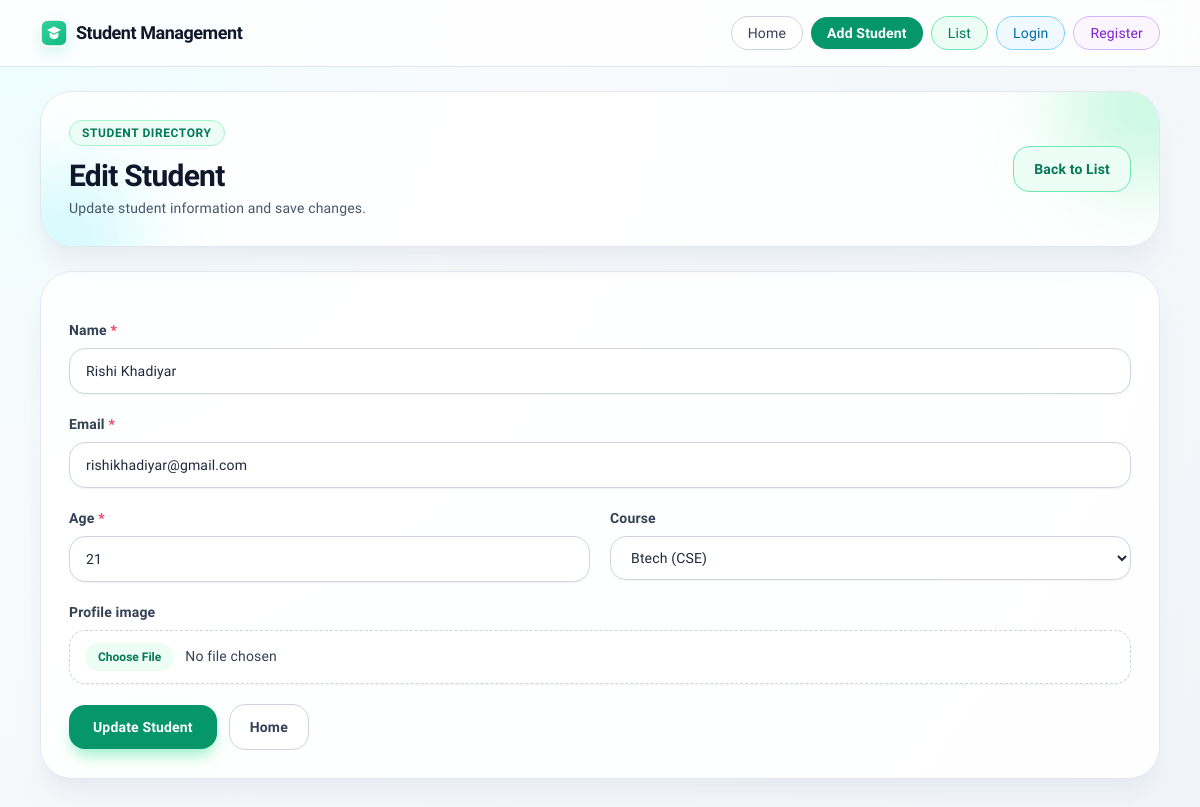
Page /edit/1/ on the committed database.
### students/models.py (models this page shows, shortened)
class Student(models.Model):
    name = models.CharField(max_length=100)
    email = models.EmailField()
    age = models.IntegerField()
    course = models.ForeignKey(Course, on_delete=models.CASCADE, null=True)
    created_by = models.ForeignKey(settings.AUTH_USER_MODEL, on_delete=models.CASCADE, null=True, blank=True)
    profile_image = models.ImageField(upload_to='students/profile_images/', blank=True, null=True)

### students/views.py (the view, shortened to what this page needs)
# urls.py: path('edit/<int:pk>/', views.StudentUpdateView.as_view(), name='edit_student'),
class StudentUpdateView(UpdateView):
    model = Student
    form_class = StudentForm
    template_name = "student_form.html"
    success_url = reverse_lazy("student_list")
    def get_context_data(self, **kwargs):
        context = super().get_context_data(**kwargs)
        context["form_title"] = "Edit Student"
        context["submit_label"] = "Update Student"
        context["form_subtitle"] = "Update student information and save changes."
        return context

### students/models.py (called while the page is built)
    def __str__(self):
        return self.name

### students/templates/student_form.html (shortened to what this page needs)
{% extends "base.html" %}
{% block content %}
<section class="space-y-6">
    <div class="relative overflow-hidden rounded-[2rem] border border-slate-200 bg-white/90 p-7 shadow-xl shadow-slate-200/70">
        <div class="pointer-events-none absolute -right-16 -top-16 h-40 w-40 rounded-full bg-emerald-200/60 blur-2xl"></div>
        <div class="pointer-events-none absolute -bottom-16 -left-12 h-36 w-36 rounded-full bg-cyan-200/50 blur-2xl"></div>
        <div class="relative flex flex-wrap items-center justify-between gap-4">
            <div>
                <span class="inline-block rounded-full border border-emerald-200 bg-emerald-50 px-3 py-1 text-xs font-semibold uppercase tracking-wider text-emerald-700">
                    Student Directory
                </span>
                <h1 class="mt-3 text-3xl font-extrabold tracking-tight text-slate-900">
                    {% if form_title %}
                        {{ form_title }}
                    {% elif object %}
                        Edit Student
                    {% else %}
                        Add Student
                    {% endif %}
                </h1>
                <p class="mt-1 text-sm text-slate-600">
                    {% if form_subtitle %}
                        {{ form_subtitle }}
                    {% elif object %}
                        Update student information and save changes.
                    {% else %}
                        Fill student details to add a new record.
                    {% endif %}
                </p>
            </div>
            <a href="{% url 'student_list' %}" class="inline-flex items-center justify-center rounded-2xl border border-emerald-300 bg-emerald-50 px-5 py-3 text-sm font-bold text-emerald-700 transition hover:bg-emerald-100">
                Back to List
            </a>
        </div>
    </div>
    <div class="overflow-hidden rounded-[2rem] border border-slate-200 bg-white/90 p-7 shadow-xl shadow-slate-200/70">
        <form method="POST" enctype="multipart/form-data" class="space-y-5" novalidate>
            <div class="grid grid-cols-1 gap-5 md:grid-cols-2">
            {% for field in form %}
            <div class="{% if field.name == 'name' or field.name == 'email' or field.name == 'profile_image' %}md:col-span-2{% else %}md:col-span-1{% endif %}">
                <label for="{{ field.id_for_label }}" class="mb-2 block text-sm font-semibold text-slate-700">
                    {{ field.label }}
                    {% if field.field.required %}
                    <span class="text-rose-500">*</span>
                    {% endif %}
                </label>
                {{ field }}
            </div>
            {% endfor %}
            </div>
            <div class="mt-2 flex flex-wrap items-center gap-3">
                <button type="submit" class="inline-flex items-center justify-center rounded-2xl bg-emerald-600 px-6 py-3 text-sm font-bold text-white shadow-lg shadow-emerald-200 transition hover:-translate-y-0.5 hover:bg-emerald-700">
                {% if submit_label %}
                    {{ submit_label }}
                {% elif object %}
                    Update Student
                {% else %}
                    Save Student
                {% endif %}
                </button>
                <a href="{% url 'home' %}" class="inline-flex items-center justify-center rounded-2xl border border-slate-300 bg-white px-5 py-3 text-sm font-semibold text-slate-700 transition hover:bg-slate-50">
                    Home
                </a>
            </div>
        </form>
    </div>
</section>
{% endblock %}

### students/static/students/css/style.css (style rules this page uses)
:root { --brand-ring: rgba(16, 185, 129, 0.15); }
body { letter-spacing: 0.01em; }

### rows in the picture
Student: form "Rishi Khadiyar" "rishikhadiyar@gmail.com" "21" "Btech (CSE)"

### other values in the picture
{{ field.label }} "Name" "Email" "Age" "Course" "Profile image"
{{ submit_label }} "Update Student"
